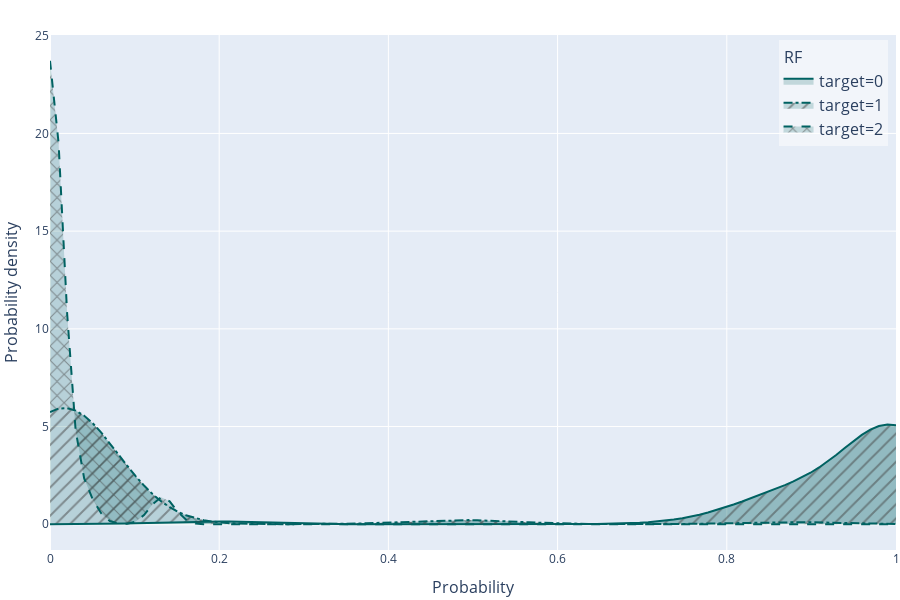

Source (notebook cell):
### Code cell
# Some plots allow you to choose the target class to look at
atom.rf.plot_probabilities(rows="train", target=0)
